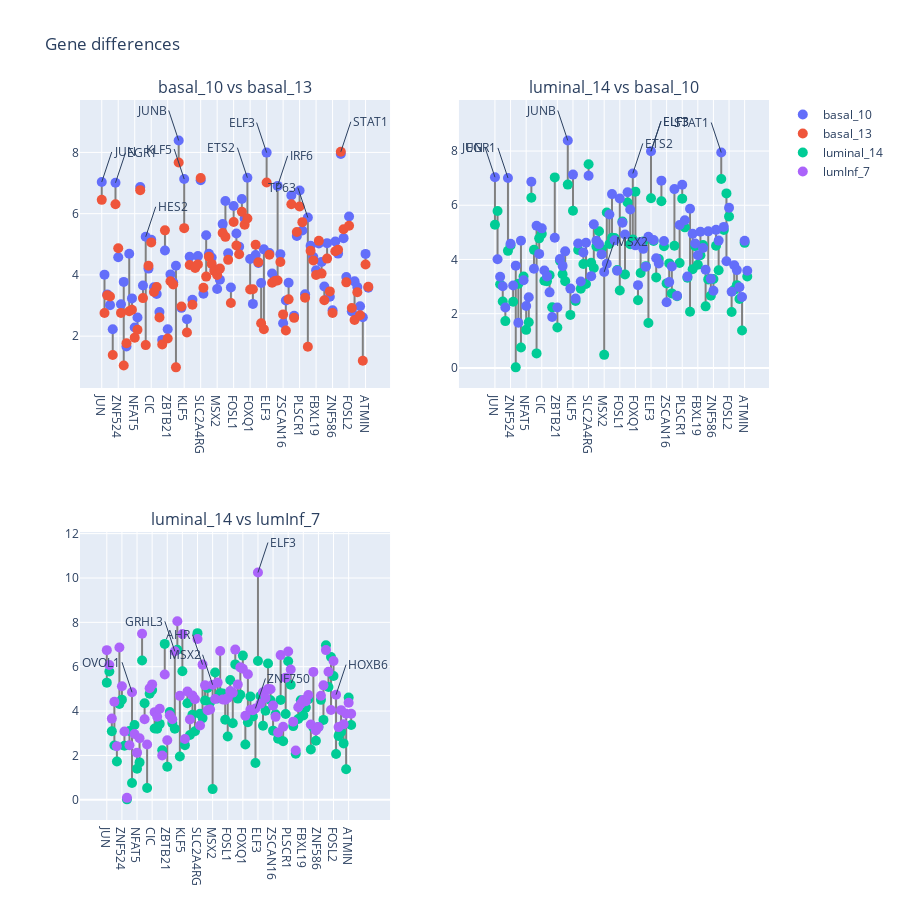

Here is the notebook cell this chart was saved with:
### Code cell
num_cols=2
subplots_config = {
    "num_cols": num_cols,
    "shared_x": False,
    "shared_y": False,
    "h_spacing": 0.1,
    "v_spacing": 0.2,
    "main_title": "Gene differences",
    "height": 900,
    "width": None,
    "y_title": None,
    "x_title": None,
    "specs": None,
}

figs, titles = [fig1, fig2, fig3], [title1, title2, title3]
annotations = [ann1, ann2, ann3]

# Defining the trace colors
traces_names = ["basal_10", 'basal_13', "luminal_14", 'lumInf_7']
trace_colors = {}
for idx, name in enumerate(traces_names):
     trace_colors[name] = px.colors.qualitative.Plotly[idx]

# Making sure that we only display the traces once
displayed_legends = set()
for fig in figs:
    for trace in fig.data:
        if trace.name:
            trace.update(marker=dict(color=trace_colors[trace.name]))

            # Manage legend entries
            if trace.name not in displayed_legends:
                displayed_legends.add(trace.name)
                trace.showlegend = True  # Show legend for this trace
            else:
                trace.showlegend = False  # Hide legend for this trace

fig = gh.helper_multiplots(figs, titles, subplots_config)

# Adding the annotations to the subtplots
idx_row, idx_col = 1, 1
for i, ann in enumerate(annotations):
    for elem in ann:
        fig.add_annotation(elem, row=idx_row, col=idx_col)
    if idx_col % num_cols == 0:
            idx_col = 0
            idx_row += 1
    idx_col += 1


fig.update_layout(showlegend=True)

# save_fig(name="p0_elbowMethod_4K", fig=fig, base_path=figures_path, width=None, height=400)

### Figure 1 — Plotly figure (JSON) as saved in the notebook; plotly's stock layout.template omitted (floating-point values rounded to 4 significant figures; data arrays with more than 128 entries replaced by an {"elided": "..."} marker saying what was removed)
{"data": [{"marker": {"color": "grey"}, "mode": "lines", "showlegend": false, "type": "scatter", "x": {"elided": "294 str values"}, "xaxis": "x", "y": {"elided": "294 float values"}, "yaxis": "y"}, {"marker": {"color": "#636EFA", "size": 10}, "mode": "markers", "name": "basal_10", "showlegend": true, "type": "scatter", "x": ["JUN", "MYCL", "DOT1L", "SATB1", "REL", "EGR1", "ZNF524", "ZNF609", "BNC1", "ZBTB10", "OVOL1", "ELK4", "NFAT5", "TRERF1", "TGIF1", "HIVEP1", "HES2", "POGK", "CIC", "TMF1", "TEAD1", "ZNF552", "ZXDB", "REPIN1", "ZBTB21", "TCF20", "ANKZF1", "GRHL3", "JUNB", "JRK", "KLF5", "LCOR", "MBD6", "ZNF846", "ZBTB4", "RUNX1", "SLC2A4RG", "MAFG", "AHR", "MBD1", "ETV7", "SKI", "MSX2", "DBP", "STAT2", "ATF3", "SRF", "ETV3", "FOSL1", "ERF", "MAFK", "KLF6", "SP100", "ETS2", "FOXQ1", "EBF4", "NFATC4", "KLF16", "MECOM", "ZNF750", "ELF3", "MSANTD3", "BHLHE41", "ZNF513", "IRF6", "SPEN", "ZSCAN16", "CASZ1", "KLF4", "IRF9", "ZNF224", "IRF7", "PLSCR1", "PHF1", "ZNF335", "TP63", "SP110", "ELF4", "FBXL19", "ETS1", "SP1", "HIVEP2", "MAFF", "ZNF276", "ZNF586", "NFIL3", "BCL6", "STAT1", "SAFB2", "FOXJ3", "FOSL2", "HOXB6", "NR4A2", "ARID5B", "ZNF211", "ZBTB7C", "ATMIN", "KMT2A"], "xaxis": "x", "y": [7.035, 4.009, 3.364, 3.013, 2.225, 7.008, 4.576, 3.041, 3.773, 1.664, 4.694, 3.233, 2.285, 2.608, 6.87, 3.656, 5.246, 4.206, 5.149, 3.595, 3.376, 2.787, 1.879, 4.799, 2.229, 4.017, 3.763, 4.299, 8.389, 2.925, 7.131, 2.556, 4.591, 3.187, 4.26, 4.615, 7.088, 3.384, 5.296, 4.693, 4.567, 4.187, 3.542, 3.845, 5.659, 6.412, 4.705, 3.588, 6.252, 5.355, 4.924, 6.481, 5.843, 7.175, 4.521, 3.053, 4.648, 4.392, 3.735, 4.835, 7.994, 4.716, 4.045, 3.855, 6.907, 4.678, 2.421, 3.164, 3.742, 6.596, 2.663, 5.272, 6.759, 5.448, 3.368, 5.873, 4.951, 4.587, 4.153, 5.024, 4.425, 3.62, 5.037, 3.285, 2.844, 5.092, 4.696, 7.946, 5.201, 3.934, 5.908, 2.81, 3.789, 3.608, 2.98, 2.617, 4.686, 3.583], "yaxis": "y"}, {"marker": {"color": "#EF553B", "size": 10}, "mode": "markers", "name": "basal_13", "showlegend": true, "type": "scatter", "x": ["JUN", "MYCL", "DOT1L", "SATB1", "REL", "EGR1", "ZNF524", "ZNF609", "BNC1", "ZBTB10", "OVOL1", "ELK4", "NFAT5", "TRERF1", "TGIF1", "HIVEP1", "HES2", "POGK", "CIC", "TMF1", "TEAD1", "ZNF552", "ZXDB", "REPIN1", "ZBTB21", "TCF20", "ANKZF1", "GRHL3", "JUNB", "JRK", "KLF5", "LCOR", "MBD6", "ZNF846", "ZBTB4", "RUNX1", "SLC2A4RG", "MAFG", "AHR", "MBD1", "ETV7", "SKI", "MSX2", "DBP", "STAT2", "ATF3", "SRF", "ETV3", "FOSL1", "ERF", "MAFK", "KLF6", "SP100", "ETS2", "FOXQ1", "EBF4", "NFATC4", "KLF16", "MECOM", "ZNF750", "ELF3", "MSANTD3", "BHLHE41", "ZNF513", "IRF6", "SPEN", "ZSCAN16", "CASZ1", "KLF4", "IRF9", "ZNF224", "IRF7", "PLSCR1", "PHF1", "ZNF335", "TP63", "SP110", "ELF4", "FBXL19", "ETS1", "SP1", "HIVEP2", "MAFF", "ZNF276", "ZNF586", "NFIL3", "BCL6", "STAT1", "SAFB2", "FOXJ3", "FOSL2", "HOXB6", "NR4A2", "ARID5B", "ZNF211", "ZBTB7C", "ATMIN", "KMT2A"], "xaxis": "x", "y": [6.451, 2.755, 3.332, 3.297, 1.384, 6.307, 4.869, 2.76, 1.044, 1.767, 2.813, 2.865, 1.952, 2.21, 6.768, 3.243, 1.709, 4.297, 5.062, 3.443, 3.604, 2.607, 1.729, 5.456, 1.922, 3.796, 3.69, 0.9819, 7.671, 2.97, 5.527, 2.119, 4.325, 3.027, 4.229, 4.344, 7.165, 3.584, 3.945, 4.596, 4.36, 4.121, 4.0, 4.206, 5.369, 5.242, 4.492, 3.081, 5.729, 4.963, 4.674, 6.061, 5.638, 5.84, 3.522, 3.532, 4.985, 4.411, 2.425, 2.228, 7.016, 4.66, 3.747, 3.803, 3.818, 4.422, 2.711, 2.183, 3.202, 6.309, 2.597, 5.4, 6.233, 5.723, 3.253, 1.655, 4.786, 4.473, 3.995, 5.112, 4.043, 3.171, 4.533, 3.462, 2.758, 4.774, 4.823, 8.021, 5.489, 3.757, 5.608, 2.922, 2.527, 3.433, 2.685, 1.198, 4.339, 3.615], "yaxis": "y"}, {"marker": {"color": "grey"}, "mode": "lines", "showlegend": false, "type": "scatter", "x": {"elided": "294 str values"}, "xaxis": "x2", "y": {"elided": "294 float values"}, "yaxis": "y2"}, {"marker": {"color": "#00CC96", "size": 10}, "mode": "markers", "name": "luminal_14", "showlegend": true, "type": "scatter", "x": ["JUN", "MYCL", "DOT1L", "SATB1", "REL", "EGR1", "ZNF524", "ZNF609", "BNC1", "ZBTB10", "OVOL1", "ELK4", "NFAT5", "TRERF1", "TGIF1", "HIVEP1", "HES2", "POGK", "CIC", "TMF1", "TEAD1", "ZNF552", "ZXDB", "REPIN1", "ZBTB21", "TCF20", "ANKZF1", "GRHL3", "JUNB", "JRK", "KLF5", "LCOR", "MBD6", "ZNF846", "ZBTB4", "RUNX1", "SLC2A4RG", "MAFG", "AHR", "MBD1", "ETV7", "SKI", "MSX2", "DBP", "STAT2", "ATF3", "SRF", "ETV3", "FOSL1", "ERF", "MAFK", "KLF6", "SP100", "ETS2", "FOXQ1", "EBF4", "NFATC4", "KLF16", "MECOM", "ZNF750", "ELF3", "MSANTD3", "BHLHE41", "ZNF513", "IRF6", "SPEN", "ZSCAN16", "CASZ1", "KLF4", "IRF9", "ZNF224", "IRF7", "PLSCR1", "PHF1", "ZNF335", "TP63", "SP110", "ELF4", "FBXL19", "ETS1", "SP1", "HIVEP2", "MAFF", "ZNF276", "ZNF586", "NFIL3", "BCL6", "STAT1", "SAFB2", "FOXJ3", "FOSL2", "HOXB6", "NR4A2", "ARID5B", "ZNF211", "ZBTB7C", "ATMIN", "KMT2A"], "xaxis": "x2", "y": [5.282, 5.787, 3.088, 2.451, 1.726, 4.317, 4.516, 2.438, 0.02002, 3.1, 0.7539, 3.373, 1.403, 1.686, 6.28, 4.354, 0.5344, 4.779, 4.945, 3.213, 3.2, 3.422, 2.234, 7.028, 1.492, 3.958, 3.458, 3.201, 6.762, 1.955, 5.798, 2.465, 4.352, 2.923, 3.831, 3.093, 7.514, 3.877, 3.683, 4.477, 5.041, 4.398, 0.4816, 5.736, 4.568, 4.8, 4.792, 3.612, 2.857, 5.403, 3.449, 6.105, 4.563, 4.736, 6.502, 2.497, 3.499, 4.659, 3.753, 1.656, 6.261, 4.683, 3.339, 4.02, 6.147, 4.487, 3.118, 3.855, 2.748, 4.504, 2.642, 3.871, 6.244, 5.185, 3.323, 2.074, 3.641, 4.488, 3.805, 4.156, 4.532, 2.27, 3.264, 2.666, 3.28, 4.507, 3.602, 6.97, 5.086, 6.438, 5.583, 2.062, 2.881, 3.053, 2.542, 1.38, 4.613, 3.369], "yaxis": "y2"}, {"marker": {"color": "#636EFA", "size": 10}, "mode": "markers", "name": "basal_10", "showlegend": false, "type": "scatter", "x": ["JUN", "MYCL", "DOT1L", "SATB1", "REL", "EGR1", "ZNF524", "ZNF609", "BNC1", "ZBTB10", "OVOL1", "ELK4", "NFAT5", "TRERF1", "TGIF1", "HIVEP1", "HES2", "POGK", "CIC", "TMF1", "TEAD1", "ZNF552", "ZXDB", "REPIN1", "ZBTB21", "TCF20", "ANKZF1", "GRHL3", "JUNB", "JRK", "KLF5", "LCOR", "MBD6", "ZNF846", "ZBTB4", "RUNX1", "SLC2A4RG", "MAFG", "AHR", "MBD1", "ETV7", "SKI", "MSX2", "DBP", "STAT2", "ATF3", "SRF", "ETV3", "FOSL1", "ERF", "MAFK", "KLF6", "SP100", "ETS2", "FOXQ1", "EBF4", "NFATC4", "KLF16", "MECOM", "ZNF750", "ELF3", "MSANTD3", "BHLHE41", "ZNF513", "IRF6", "SPEN", "ZSCAN16", "CASZ1", "KLF4", "IRF9", "ZNF224", "IRF7", "PLSCR1", "PHF1", "ZNF335", "TP63", "SP110", "ELF4", "FBXL19", "ETS1", "SP1", "HIVEP2", "MAFF", "ZNF276", "ZNF586", "NFIL3", "BCL6", "STAT1", "SAFB2", "FOXJ3", "FOSL2", "HOXB6", "NR4A2", "ARID5B", "ZNF211", "ZBTB7C", "ATMIN", "KMT2A"], "xaxis": "x2", "y": [7.035, 4.009, 3.364, 3.013, 2.225, 7.008, 4.576, 3.041, 3.773, 1.664, 4.694, 3.233, 2.285, 2.608, 6.87, 3.656, 5.246, 4.206, 5.149, 3.595, 3.376, 2.787, 1.879, 4.799, 2.229, 4.017, 3.763, 4.299, 8.389, 2.925, 7.131, 2.556, 4.591, 3.187, 4.26, 4.615, 7.088, 3.384, 5.296, 4.693, 4.567, 4.187, 3.542, 3.845, 5.659, 6.412, 4.705, 3.588, 6.252, 5.355, 4.924, 6.481, 5.843, 7.175, 4.521, 3.053, 4.648, 4.392, 3.735, 4.835, 7.994, 4.716, 4.045, 3.855, 6.907, 4.678, 2.421, 3.164, 3.742, 6.596, 2.663, 5.272, 6.759, 5.448, 3.368, 5.873, 4.951, 4.587, 4.153, 5.024, 4.425, 3.62, 5.037, 3.285, 2.844, 5.092, 4.696, 7.946, 5.201, 3.934, 5.908, 2.81, 3.789, 3.608, 2.98, 2.617, 4.686, 3.583], "yaxis": "y2"}, {"marker": {"color": "grey"}, "mode": "lines", "showlegend": false, "type": "scatter", "x": {"elided": "294 str values"}, "xaxis": "x3", "y": {"elided": "294 float values"}, "yaxis": "y3"}, {"marker": {"color": "#00CC96", "size": 10}, "mode": "markers", "name": "luminal_14", "showlegend": false, "type": "scatter", "x": ["JUN", "MYCL", "DOT1L", "SATB1", "REL", "EGR1", "ZNF524", "ZNF609", "BNC1", "ZBTB10", "OVOL1", "ELK4", "NFAT5", "TRERF1", "TGIF1", "HIVEP1", "HES2", "POGK", "CIC", "TMF1", "TEAD1", "ZNF552", "ZXDB", "REPIN1", "ZBTB21", "TCF20", "ANKZF1", "GRHL3", "JUNB", "JRK", "KLF5", "LCOR", "MBD6", "ZNF846", "ZBTB4", "RUNX1", "SLC2A4RG", "MAFG", "AHR", "MBD1", "ETV7", "SKI", "MSX2", "DBP", "STAT2", "ATF3", "SRF", "ETV3", "FOSL1", "ERF", "MAFK", "KLF6", "SP100", "ETS2", "FOXQ1", "EBF4", "NFATC4", "KLF16", "MECOM", "ZNF750", "ELF3", "MSANTD3", "BHLHE41", "ZNF513", "IRF6", "SPEN", "ZSCAN16", "CASZ1", "KLF4", "IRF9", "ZNF224", "IRF7", "PLSCR1", "PHF1", "ZNF335", "TP63", "SP110", "ELF4", "FBXL19", "ETS1", "SP1", "HIVEP2", "MAFF", "ZNF276", "ZNF586", "NFIL3", "BCL6", "STAT1", "SAFB2", "FOXJ3", "FOSL2", "HOXB6", "NR4A2", "ARID5B", "ZNF211", "ZBTB7C", "ATMIN", "KMT2A"], "xaxis": "x3", "y": [5.282, 5.787, 3.088, 2.451, 1.726, 4.317, 4.516, 2.438, 0.02002, 3.1, 0.7539, 3.373, 1.403, 1.686, 6.28, 4.354, 0.5344, 4.779, 4.945, 3.213, 3.2, 3.422, 2.234, 7.028, 1.492, 3.958, 3.458, 3.201, 6.762, 1.955, 5.798, 2.465, 4.352, 2.923, 3.831, 3.093, 7.514, 3.877, 3.683, 4.477, 5.041, 4.398, 0.4816, 5.736, 4.568, 4.8, 4.792, 3.612, 2.857, 5.403, 3.449, 6.105, 4.563, 4.736, 6.502, 2.497, 3.499, 4.659, 3.753, 1.656, 6.261, 4.683, 3.339, 4.02, 6.147, 4.487, 3.118, 3.855, 2.748, 4.504, 2.642, 3.871, 6.244, 5.185, 3.323, 2.074, 3.641, 4.488, 3.805, 4.156, 4.532, 2.27, 3.264, 2.666, 3.28, 4.507, 3.602, 6.97, 5.086, 6.438, 5.583, 2.062, 2.881, 3.053, 2.542, 1.38, 4.613, 3.369], "yaxis": "y3"}, {"marker": {"color": "#AB63FA", "size": 10}, "mode": "markers", "name": "lumInf_7", "showlegend": true, "type": "scatter", "x": ["JUN", "MYCL", "DOT1L", "SATB1", "REL", "EGR1", "ZNF524", "ZNF609", "BNC1", "ZBTB10", "OVOL1", "ELK4", "NFAT5", "TRERF1", "TGIF1", "HIVEP1", "HES2", "POGK", "CIC", "TMF1", "TEAD1", "ZNF552", "ZXDB", "REPIN1", "ZBTB21", "TCF20", "ANKZF1", "GRHL3", "JUNB", "JRK", "KLF5", "LCOR", "MBD6", "ZNF846", "ZBTB4", "RUNX1", "SLC2A4RG", "MAFG", "AHR", "MBD1", "ETV7", "SKI", "MSX2", "DBP", "STAT2", "ATF3", "SRF", "ETV3", "FOSL1", "ERF", "MAFK", "KLF6", "SP100", "ETS2", "FOXQ1", "EBF4", "NFATC4", "KLF16", "MECOM", "ZNF750", "ELF3", "MSANTD3", "BHLHE41", "ZNF513", "IRF6", "SPEN", "ZSCAN16", "CASZ1", "KLF4", "IRF9", "ZNF224", "IRF7", "PLSCR1", "PHF1", "ZNF335", "TP63", "SP110", "ELF4", "FBXL19", "ETS1", "SP1", "HIVEP2", "MAFF", "ZNF276", "ZNF586", "NFIL3", "BCL6", "STAT1", "SAFB2", "FOXJ3", "FOSL2", "HOXB6", "NR4A2", "ARID5B", "ZNF211", "ZBTB7C", "ATMIN", "KMT2A"], "xaxis": "x3", "y": [6.748, 6.076, 3.66, 4.42, 2.415, 6.868, 5.119, 3.08, 0.08774, 2.458, 4.85, 2.966, 2.126, 2.771, 7.483, 3.632, 2.491, 5.03, 5.202, 3.952, 3.746, 4.103, 2.0, 5.65, 2.684, 3.81, 3.628, 6.694, 8.053, 4.685, 7.474, 2.744, 4.886, 3.626, 4.706, 4.534, 7.248, 3.349, 6.095, 5.159, 4.034, 4.07, 5.187, 4.543, 5.284, 6.707, 4.519, 4.508, 4.591, 4.903, 4.825, 6.771, 5.201, 5.971, 5.909, 3.79, 5.657, 4.058, 4.041, 4.119, 10.25, 4.335, 4.846, 4.595, 4.991, 4.987, 4.246, 3.74, 3.037, 6.524, 3.293, 5.507, 6.689, 5.874, 3.524, 2.223, 4.176, 4.327, 4.5, 4.444, 4.721, 3.396, 5.767, 3.126, 3.277, 4.691, 5.16, 6.749, 5.774, 4.05, 6.26, 4.74, 3.277, 4.042, 3.404, 3.882, 4.378, 3.879], "yaxis": "y3"}], "layout": {"annotations": [{"font": {"size": 16}, "showarrow": false, "text": "basal_10 vs basal_13", "x": 0.225, "xanchor": "center", "xref": "paper", "y": 1, "yanchor": "bottom", "yref": "paper"}, {"font": {"size": 16}, "showarrow": false, "text": "luminal_14 vs basal_10", "x": 0.775, "xanchor": "center", "xref": "paper", "y": 1, "yanchor": "bottom", "yref": "paper"}, {"font": {"size": 16}, "showarrow": false, "text": "luminal_14 vs lumInf_7", "x": 0.225, "xanchor": "center", "xref": "paper", "y": 0.4, "yanchor": "bottom", "yref": "paper"}, {"ax": -10, "showarrow": true, "text": "JUNB", "x": "JUNB", "xanchor": "right", "xref": "x", "y": 8.389, "yref": "y"}, {"ax": 10, "showarrow": true, "text": "JUN", "x": "JUN", "xanchor": "left", "xref": "x", "y": 7.035, "yref": "y"}, {"ax": -10, "showarrow": true, "text": "KLF5", "x": "KLF5", "xanchor": "right", "xref": "x", "y": 7.131, "yref": "y"}, {"ax": 10, "showarrow": true, "text": "EGR1", "x": "EGR1", "xanchor": "left", "xref": "x", "y": 7.008, "yref": "y"}, {"ax": -10, "showarrow": true, "text": "ELF3", "x": "ELF3", "xanchor": "right", "xref": "x", "y": 7.994, "yref": "y"}, {"ax": 10, "showarrow": true, "text": "STAT1", "x": "STAT1", "xanchor": "left", "xref": "x", "y": 8.021, "yref": "y"}, {"ax": -10, "showarrow": true, "text": "ETS2", "x": "ETS2", "xanchor": "right", "xref": "x", "y": 7.175, "yref": "y"}, {"ax": 10, "showarrow": true, "text": "HES2", "x": "HES2", "xanchor": "left", "xref": "x", "y": 5.246, "yref": "y"}, {"ax": -10, "showarrow": true, "text": "TP63", "x": "TP63", "xanchor": "right", "xref": "x", "y": 5.873, "yref": "y"}, {"ax": 10, "showarrow": true, "text": "IRF6", "x": "IRF6", "xanchor": "left", "xref": "x", "y": 6.907, "yref": "y"}, {"ax": -10, "showarrow": true, "text": "JUNB", "x": "JUNB", "xanchor": "right", "xref": "x2", "y": 8.389, "yref": "y2"}, {"ax": 10, "showarrow": true, "text": "ELF3", "x": "ELF3", "xanchor": "left", "xref": "x2", "y": 7.994, "yref": "y2"}, {"ax": -10, "showarrow": true, "text": "STAT1", "x": "STAT1", "xanchor": "right", "xref": "x2", "y": 7.946, "yref": "y2"}, {"ax": 10, "showarrow": true, "text": "ELF3", "x": "ELF3", "xanchor": "left", "xref": "x2", "y": 7.994, "yref": "y2"}, {"ax": -10, "showarrow": true, "text": "EGR1", "x": "EGR1", "xanchor": "right", "xref": "x2", "y": 7.008, "yref": "y2"}, {"ax": 10, "showarrow": true, "text": "ETS2", "x": "ETS2", "xanchor": "left", "xref": "x2", "y": 7.175, "yref": "y2"}, {"ax": -10, "showarrow": true, "text": "JUN", "x": "JUN", "xanchor": "right", "xref": "x2", "y": 7.035, "yref": "y2"}, {"ax": 10, "showarrow": true, "text": "MSX2", "x": "MSX2", "xanchor": "left", "xref": "x2", "y": 3.542, "yref": "y2"}, {"ax": -10, "showarrow": true, "text": "OVOL1", "x": "OVOL1", "xanchor": "right", "xref": "x3", "y": 4.85, "yref": "y3"}, {"ax": 10, "showarrow": true, "text": "ELF3", "x": "ELF3", "xanchor": "left", "xref": "x3", "y": 10.25, "yref": "y3"}, {"ax": -10, "showarrow": true, "text": "MSX2", "x": "MSX2", "xanchor": "right", "xref": "x3", "y": 5.187, "yref": "y3"}, {"ax": 10, "showarrow": true, "text": "ZNF750", "x": "ZNF750", "xanchor": "left", "xref": "x3", "y": 4.119, "yref": "y3"}, {"ax": -10, "showarrow": true, "text": "GRHL3", "x": "GRHL3", "xanchor": "right", "xref": "x3", "y": 6.694, "yref": "y3"}, {"ax": 10, "showarrow": true, "text": "HOXB6", "x": "HOXB6", "xanchor": "left", "xref": "x3", "y": 4.74, "yref": "y3"}, {"ax": -10, "showarrow": true, "text": "AHR", "x": "AHR", "xanchor": "right", "xref": "x3", "y": 6.095, "yref": "y3"}], "height": 900, "showlegend": true, "title": {"text": "Gene differences"}, "xaxis": {"anchor": "y", "domain": [0, 0.45]}, "xaxis2": {"anchor": "y2", "domain": [0.55, 1]}, "xaxis3": {"anchor": "y3", "domain": [0, 0.45]}, "xaxis4": {"anchor": "y4", "domain": [0.55, 1]}, "yaxis": {"anchor": "x", "domain": [0.6, 1]}, "yaxis2": {"anchor": "x2", "domain": [0.6, 1]}, "yaxis3": {"anchor": "x3", "domain": [0, 0.4]}, "yaxis4": {"anchor": "x4", "domain": [0, 0.4]}}}
